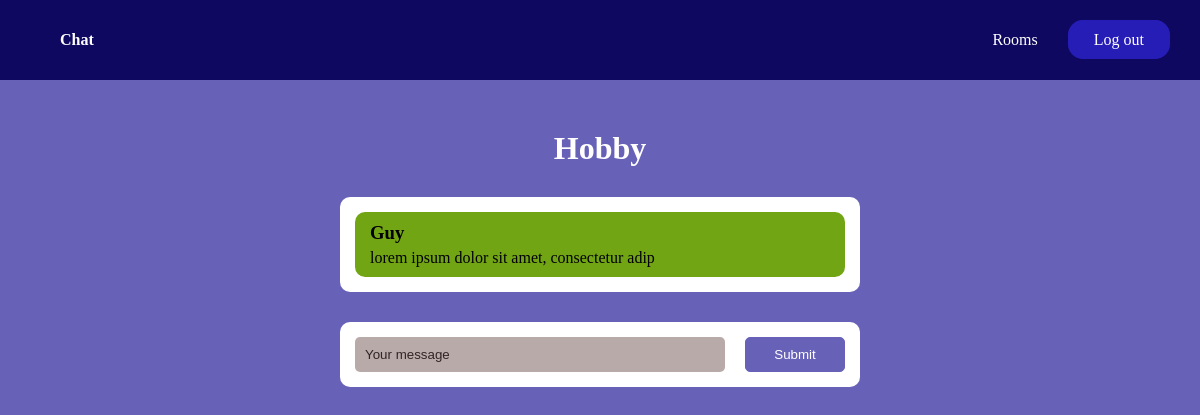
Page /rooms/hobby/ (signed in) on the earlier database version.
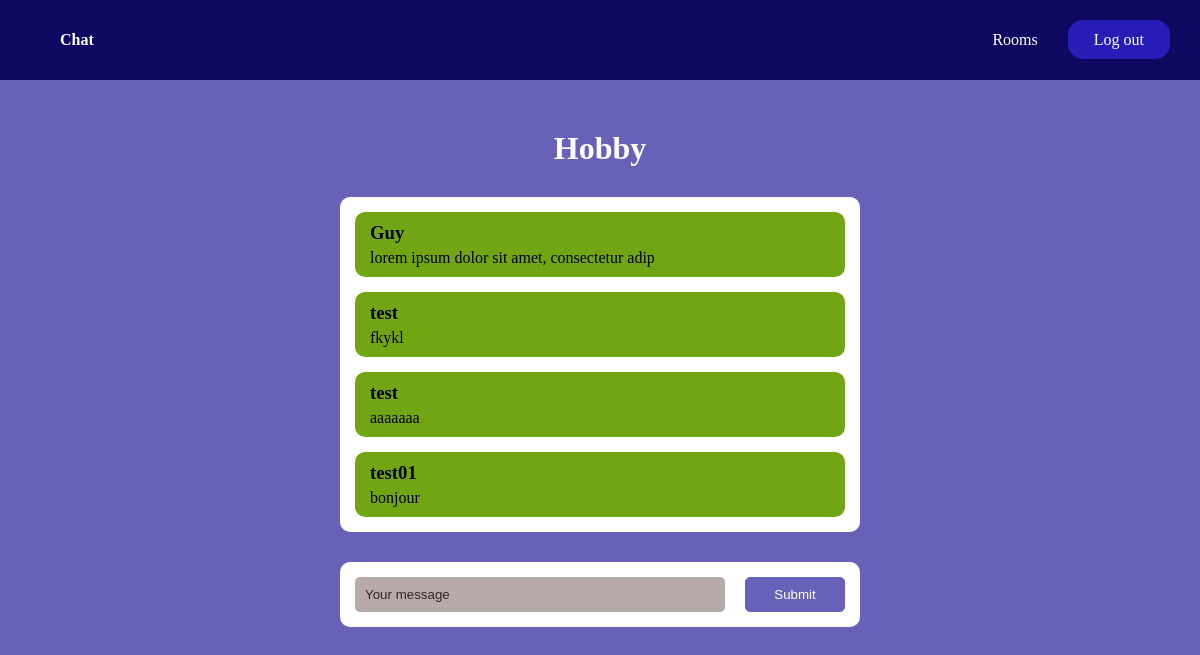
Same page on the later database version.
### room/models.py (models this page shows, shortened)
class Room(models.Model):
    name = models.CharField(max_length=255)
    slug = models.SlugField(unique=True)

class Message(models.Model):
    room = models.ForeignKey(Room, related_name='messages', on_delete=models.CASCADE)
    user = models.ForeignKey(User, related_name='messages', on_delete=models.CASCADE)
    content = models.TextField()
    date_added = models.DateTimeField(auto_now_add=True)
    class Meta:
        ordering = ('date_added',)

### room/views.py (the view)
# urls.py: path('rooms/', include("room.urls")),
@login_required
def room(request, slug):
    room = Room.objects.get(slug=slug)
    messages = Message.objects.filter(room=room)[0:25]
    context = {
        "room": room,
        'messages': messages
    }
    return render(request, 'room/room.html', context)

### room/templates/room/room.html (shortened to what this page needs)
{% extends "main.html" %}
{% load static %}
{% block content %}
<div class="rooms">
    <h1>{{room.name}}</h1>
</div>
<div class="background-chat">
    <div class="space" id="chat-messages">
        <div class="card-message">
            <h3 class="username">Guy</h3>
            <p class="desc">lorem ipsum dolor sit amet, consectetur adip</p>
        </div>
        {% for message in messages %}
            <div class="card-message">
                <h3 class="username">{{ message.user.username }}</h3>
                <p class="desc">{{ message.content }}</p>
            </div>
        {% endfor %}
    </div>
</div>
<div class="form-room">
    <form action="." method="post">
        <input id="chat-message-input" type="text" name="content" placeholder="Your message">
        <button id="chat-message-submit" >Submit</button>
    </form>
</div>
{% endblock content %}

### templates/main.html (shortened to what this page needs)
<!DOCTYPE html>
<html lang="en">
{% load static %}
<head>
    <link rel="stylesheet" href="{% static 'styles/style.css' %}">
</head>
<body>
    {% include "layouts/navbar.html" %}
    {% block content %}
    {% endblock content %}
</body>
</html>

### templates/layouts/navbar.html (shortened to what this page needs)
<nav class="navbar">
    <div class="logo">
        <a href="/">Chat</a>
    </div>
    <div class="menu">
        <ul>
            {% if request.user.is_authenticated %}
                <li class="item">
                    <a href="/rooms/">Rooms</a>
                </li>
                <li class="item">
                    <a href="/logout/">Log out</a>
                </li>
            {% endif %}
        </ul>
    </div>
</nav>

### static/styles/style.css (style rules this page uses)
body { background-color: #6762b8; }
.navbar { display: -webkit-box; display: -ms-flexbox; display: flex; -webkit-box-align: center; -ms-flex-align: center; align-items: center; -webkit-box-pack: justify; -ms-flex-pack: justify; justify-content: space-between; background-color: #0e0860; height: 80px; width: 100%; }
.navbar .logo { margin-left: 30px; }
.navbar .logo a { text-decoration: none; color: white; cursor: pointer; padding: 30px 30px; font-weight: bold; }
.navbar .menu ul { display: -webkit-box; display: -ms-flexbox; display: flex; -webkit-box-align: center; -ms-flex-align: center; align-items: center; margin-right: 30px; }
.navbar .menu ul .item { color: white; list-style-type: none; }
.navbar .menu ul .item a { text-decoration: none; color: white; -webkit-transition: color 0.5s ease-in-out; transition: color 0.5s ease-in-out; -webkit-transition: background-color .5s ease-in-out; transition: background-color .5s ease-in-out; }
.navbar .menu ul .item:first-child { margin-right: 30px; }
.navbar .menu ul .item:last-child a { padding: 10px 25px; background-color: #261cb6; border-radius: 15px; border: 1px solid #261cb6; }
.frontalPage h1, .signUp h1, .rooms h1 { text-align: center; margin-top: 50px; color: white; }
.background-chat { width: 520px; margin: 0 auto; background-color: #fff; border-radius: 10px; padding: 15px; margin-top: 30px; }
.background-chat .space .card-message { margin-bottom: 15px; border-radius: 10px; background-color: #72a514; padding: 10px 15px; }
.background-chat .space .card-message .username { font-weight: bold; margin-bottom: 5px; }
.background-chat .space .card-message:last-child { margin-bottom: 0px; }
.form-room { width: 520px; margin: 0 auto; background-color: #fff; border-radius: 10px; padding: 15px; margin-top: 30px; display: -webkit-box; display: -ms-flexbox; display: flex; }
.form-room form { display: -webkit-box; display: -ms-flexbox; display: flex; margin-right: 20px; }
.form-room form input[type="text"] { background-color: #b9aaaa; padding: 10px 10px; width: 370px; border: none; border-radius: 5px; margin-right: 20px; }
.form-room form input::placeholder { color: #302424; }
.form-room form button { width: 100px; background-color: #6762b8; border-radius: 5px; color: #fff; border: 1px solid #6762b8; -webkit-transition: all 0.5s ease-in-out; transition: all 0.5s ease-in-out; }

Differences in the rows shown:
added Message: user.username "test", content "fkykl"
added Message: user.username "test", content "aaaaaaa"
added Message: user.username "test01", content "bonjour"
